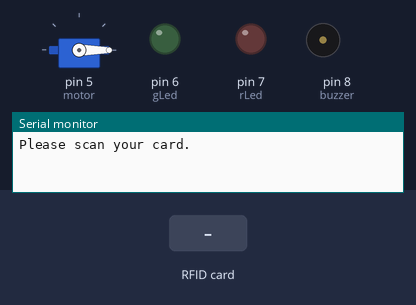
A sketch run on a simulated Arduino Uno, built with avr-gcc and run on an emulated ATmega328P. On the bench: servo, output pins drawn as LEDs (lit = HIGH), buzzer (waves = sounding, pin HIGH), the last lines printed to the serial monitor. Dashed ring = blinking. The inputs (shaded band) are chosen by the test bench. Pins used as bus, display or sensor lines are not drawn.

Above: at 1.2 s.
1.3 s: RFID card 5E 7A 19 C4 held to the reader
At 1.4 s:
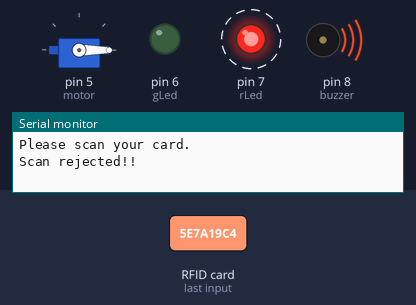
Timing chart, 0 to 4.3 s (numbered marks = the images above; inputs shaded):
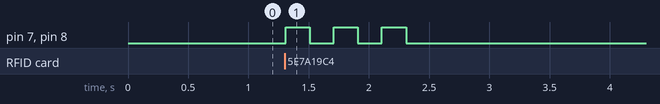

Measured:
- after the input at 1.3 s, pin 7 (rLed), pin 8 (buzzer): alternates HIGH for 0.20 s and LOW for 0.20 s, 6 changes in all, then stays LOW, starting at once

The sketch:

rfid_Locksystem.ino
```cpp
#include<MFRC522.h>
#include<SPI.h>
#include<Servo.h>

const byte buzzer=8, rLed=7, gLed=6;
MFRC522 rfidSensor(10,9);
Servo motor;


void setup() {
pinMode(buzzer,OUTPUT);
pinMode(rLed,OUTPUT);
pinMode(gLed,OUTPUT);
Serial.begin(9600);
SPI.begin();
rfidSensor.PCD_Init();
Serial.println();
Serial.println("Please scan your card.");
Serial.println();
motor.attach(5);
}

void loop() {
  digitalWrite(buzzer,LOW);digitalWrite(gLed,LOW);digitalWrite(rLed,LOW);motor.write(0);
  if(!rfidSensor.PICC_IsNewCardPresent()){
    return;
  }
  if(!rfidSensor.PICC_ReadCardSerial()){
    return;
  }
  //Serial.print("UID of your card:");
  String cardID="";
  for(byte i=0;i<rfidSensor.uid.size;i++){
    cardID.concat(String(rfidSensor.uid.uidByte[i],HEX));
  }
  cardID.toUpperCase();
  //Serial.println(cardID);
  if(cardID=="4332C31F82180")
  {
    openLock();
  }else
  {
    dontOpen();
  }
}
void openLock()
{
  Serial.println();
  Serial.println("Scan succeeded. Welcome!");
  digitalWrite(gLed,HIGH);
  digitalWrite(buzzer,HIGH);
  delay(1000);
  digitalWrite(gLed,LOW);
  digitalWrite(buzzer,LOW);
  motor.write(120);
  delay(10000);
}
void dontOpen()
{
  Serial.println();
  Serial.println("Scan rejected!!");
  for(byte j=0;j<3;j++)
  {
    digitalWrite(rLed,HIGH);
    digitalWrite(buzzer,HIGH);
    delay(200);
    digitalWrite(rLed,LOW);
    digitalWrite(buzzer,LOW);
    delay(200);
  }
}
```
